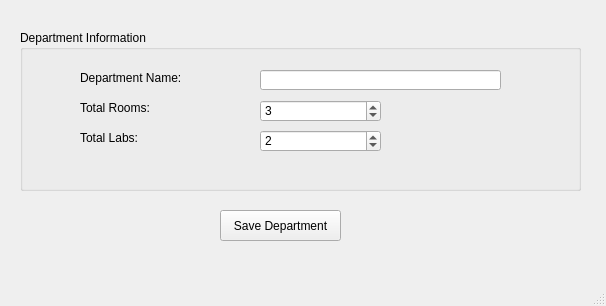
<?xml version="1.0" encoding="UTF-8"?>
<ui version="4.0">
 <class>createDepartment</class>
 <widget class="QMainWindow" name="createDepartment">
  <property name="geometry">
   <rect>
    <x>0</x>
    <y>0</y>
    <width>606</width>
    <height>306</height>
   </rect>
  </property>
  <property name="windowTitle">
   <string>MainWindow</string>
  </property>
  <widget class="QWidget" name="centralwidget">
   <widget class="QGroupBox" name="departmentInfo">
    <property name="geometry">
     <rect>
      <x>20</x>
      <y>30</y>
      <width>561</width>
      <height>161</height>
     </rect>
    </property>
    <property name="title">
     <string>Department Information</string>
    </property>
    <widget class="QLabel" name="totalLabsLabel">
     <property name="geometry">
      <rect>
       <x>60</x>
       <y>100</y>
       <width>81</width>
       <height>16</height>
      </rect>
     </property>
     <property name="text">
      <string>Total Labs:</string>
     </property>
    </widget>
    <widget class="QLabel" name="totalRoomsLabel">
     <property name="geometry">
      <rect>
       <x>60</x>
       <y>70</y>
       <width>81</width>
       <height>16</height>
      </rect>
     </property>
     <property name="text">
      <string>Total Rooms:</string>
     </property>
    </widget>
    <widget class="QLabel" name="departmentNameLabel">
     <property name="geometry">
      <rect>
       <x>60</x>
       <y>40</y>
       <width>111</width>
       <height>16</height>
      </rect>
     </property>
     <property name="text">
      <string>Department Name:</string>
     </property>
    </widget>
    <widget class="QLineEdit" name="departmentName">
     <property name="geometry">
      <rect>
       <x>240</x>
       <y>40</y>
       <width>241</width>
       <height>20</height>
      </rect>
     </property>
    </widget>
    <widget class="QSpinBox" name="totalRooms">
     <property name="geometry">
      <rect>
       <x>240</x>
       <y>70</y>
       <width>121</width>
       <height>22</height>
      </rect>
     </property>
     <property name="minimum">
      <number>1</number>
     </property>
     <property name="maximum">
      <number>999999999</number>
     </property>
     <property name="value">
      <number>3</number>
     </property>
    </widget>
    <widget class="QSpinBox" name="totalLabs">
     <property name="geometry">
      <rect>
       <x>240</x>
       <y>100</y>
       <width>121</width>
       <height>22</height>
      </rect>
     </property>
     <property name="minimum">
      <number>1</number>
     </property>
     <property name="maximum">
      <number>999999999</number>
     </property>
     <property name="value">
      <number>2</number>
     </property>
    </widget>
   </widget>
   <widget class="QPushButton" name="saveDepartment">
    <property name="geometry">
     <rect>
      <x>220</x>
      <y>210</y>
      <width>121</width>
      <height>31</height>
     </rect>
    </property>
    <property name="text">
     <string>Save Department</string>
    </property>
   </widget>
  </widget>
  <widget class="QMenuBar" name="menubar">
   <property name="geometry">
    <rect>
     <x>0</x>
     <y>0</y>
     <width>606</width>
     <height>21</height>
    </rect>
   </property>
  </widget>
  <widget class="QStatusBar" name="statusbar"/>
 </widget>
 <resources/>
 <connections>
  <connection>
   <sender>saveDepartment</sender>
   <signal>clicked()</signal>
   <receiver>departmentName</receiver>
   <slot>selectAll()</slot>
   <hints>
    <hint type="sourcelabel">
     <x>320</x>
     <y>266</y>
    </hint>
    <hint type="destinationlabel">
     <x>380</x>
     <y>100</y>
    </hint>
   </hints>
  </connection>
 </connections>
</ui>
